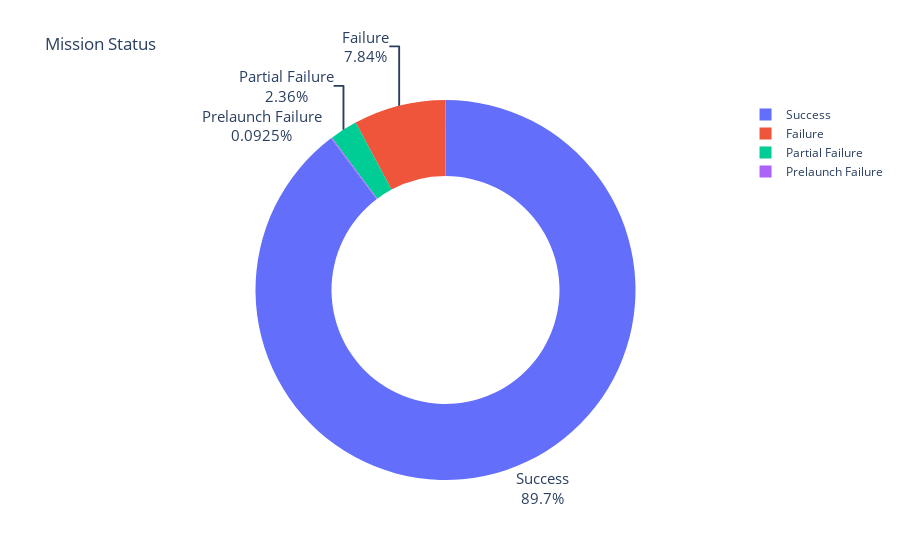

This figure's notebook cell:
### Code cell
fig = px.pie(labels=df_mission_status.index.values, values=df_mission_status.values, title="Mission Status", 
                     names=df_mission_status.index, hole=0.6)

fig.update_traces(textposition='outside', textfont_size=15, textinfo='percent + label')

fig.show()

### Figure 1 — Plotly figure (JSON) as saved in the notebook; plotly's stock layout.template omitted (floating-point values rounded to 4 significant figures)
{"data": [{"domain": {"x": [0, 1], "y": [0, 1]}, "hole": 0.6, "hovertemplate": "label=%{label}<br>value=%{value}<extra></extra>", "labels": ["Success", "Failure", "Partial Failure", "Prelaunch Failure"], "legendgroup": "", "name": "", "showlegend": true, "textfont": {"size": 15}, "textinfo": "percent+label", "textposition": "outside", "type": "pie", "values": [3878, 339, 102, 4]}], "layout": {"legend": {"tracegroupgap": 0}, "title": {"text": "Mission Status"}}}
